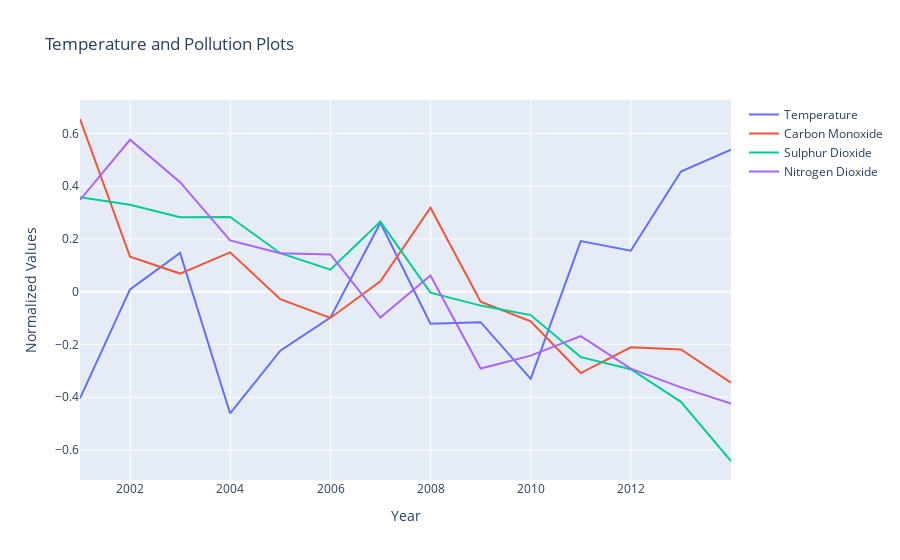

The code cell stored with this chart in its notebook:
### Code cell
trace0 = go.Scatter(
    x = j3_norm.index,
    y = j3_norm['AverageTemperature'],
    mode = 'lines',
    name = 'Temperature'
)

trace1 = go.Scatter(
    x = j3_norm.index,
    y = j3_norm['CO AQI'],
    mode = 'lines',
    name = 'Carbon Monoxide'
)

trace3 = go.Scatter(
    x = j3_norm.index,
    y = j3_norm['SO2 AQI'],
    mode = 'lines',
    name = 'Sulphur Dioxide'
)

trace4 = go.Scatter(
    x = j3_norm.index,
    y = j3_norm['NO2 AQI'],
    mode = 'lines',
    name = 'Nitrogen Dioxide'
)

layout = go.Layout(
    title='Temperature and Pollution Plots',
    xaxis=dict(
        title='Year',
    ),
    yaxis=dict(
        title='Normalized Values',
    )
)

data = [trace0,trace1,trace3,trace4]
fig = go.Figure(data=data, layout=layout)
iplot(fig)

### Figure 1 — Plotly figure (JSON) as saved in the notebook; plotly's stock layout.template omitted (floating-point values rounded to 4 significant figures)
{"data": [{"mode": "lines", "name": "Temperature", "x": ["2000-12-31T00:00:00", "2001-12-31T00:00:00", "2002-12-31T00:00:00", "2003-12-31T00:00:00", "2004-12-31T00:00:00", "2005-12-31T00:00:00", "2006-12-31T00:00:00", "2007-12-31T00:00:00", "2008-12-31T00:00:00", "2009-12-31T00:00:00", "2010-12-31T00:00:00", "2011-12-31T00:00:00", "2012-12-31T00:00:00", "2013-12-31T00:00:00"], "y": [-0.4046, 0.008577, 0.1465, -0.4618, -0.224, -0.09864, 0.2613, -0.1219, -0.1157, -0.3304, 0.1918, 0.1552, 0.4555, 0.5382], "type": "scatter"}, {"mode": "lines", "name": "Carbon Monoxide", "x": ["2000-12-31T00:00:00", "2001-12-31T00:00:00", "2002-12-31T00:00:00", "2003-12-31T00:00:00", "2004-12-31T00:00:00", "2005-12-31T00:00:00", "2006-12-31T00:00:00", "2007-12-31T00:00:00", "2008-12-31T00:00:00", "2009-12-31T00:00:00", "2010-12-31T00:00:00", "2011-12-31T00:00:00", "2012-12-31T00:00:00", "2013-12-31T00:00:00"], "y": [0.6546, 0.1324, 0.06858, 0.149, -0.02827, -0.09968, 0.03957, 0.3181, -0.03779, -0.1123, -0.3086, -0.2111, -0.219, -0.3454], "type": "scatter"}, {"mode": "lines", "name": "Sulphur Dioxide", "x": ["2000-12-31T00:00:00", "2001-12-31T00:00:00", "2002-12-31T00:00:00", "2003-12-31T00:00:00", "2004-12-31T00:00:00", "2005-12-31T00:00:00", "2006-12-31T00:00:00", "2007-12-31T00:00:00", "2008-12-31T00:00:00", "2009-12-31T00:00:00", "2010-12-31T00:00:00", "2011-12-31T00:00:00", "2012-12-31T00:00:00", "2013-12-31T00:00:00"], "y": [0.3579, 0.3292, 0.2824, 0.2835, 0.1457, 0.08356, 0.2656, -0.003831, -0.05289, -0.08885, -0.2483, -0.2942, -0.4178, -0.6421], "type": "scatter"}, {"mode": "lines", "name": "Nitrogen Dioxide", "x": ["2000-12-31T00:00:00", "2001-12-31T00:00:00", "2002-12-31T00:00:00", "2003-12-31T00:00:00", "2004-12-31T00:00:00", "2005-12-31T00:00:00", "2006-12-31T00:00:00", "2007-12-31T00:00:00", "2008-12-31T00:00:00", "2009-12-31T00:00:00", "2010-12-31T00:00:00", "2011-12-31T00:00:00", "2012-12-31T00:00:00", "2013-12-31T00:00:00"], "y": [0.3475, 0.5758, 0.4149, 0.1942, 0.1454, 0.1411, -0.09843, 0.06099, -0.2913, -0.2425, -0.1683, -0.2921, -0.3631, -0.4242], "type": "scatter"}], "layout": {"title": {"text": "Temperature and Pollution Plots"}, "xaxis": {"title": {"text": "Year"}}, "yaxis": {"title": {"text": "Normalized Values"}}}}
